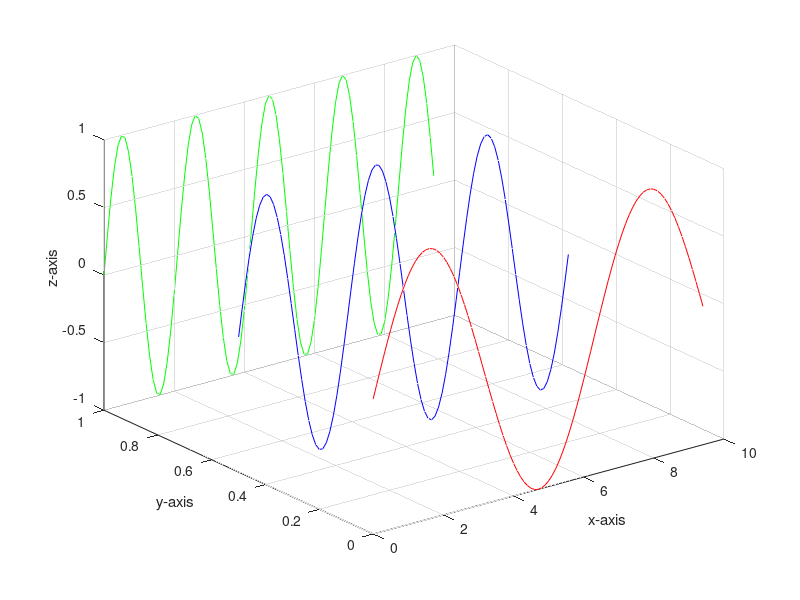

Write MATLAB code to recreate this figure.
% 06 24
clc
clear

x = 0:0.1:3 * pi;
z1 = sin(x);
z2 = sin(2 .* x);
z3 = sin(3 .* x);
y1 = zeros(size(x));
y3 = ones(size(x));
y2 = y3 ./ 2;
plot3(x, y1, z1, 'r', x, y2, z2, 'b', x, y3, z3, 'g');
grid on;

xlabel('x-axis');
ylabel('y-axis');
zlabel('z-axis');
